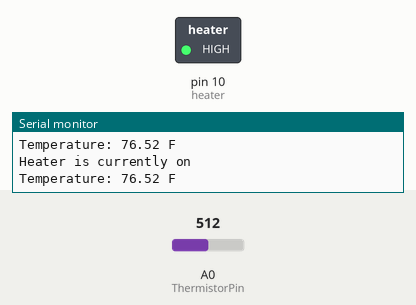
Simulated run of this sketch. Board: Arduino Uno, built with avr-gcc and run on an emulated ATmega328P. On the bench: switched loads named in the sketch (green lamp = pin HIGH), the last lines printed to the serial monitor. Inputs (shaded band) come from the test bench; at power-on: A0 (ThermistorPin) = 512.

Above: at 4.8 s.
4.9 s: A0 (ThermistorPin) set to 677
11.3 s: A0 (ThermistorPin) set to 701
At 13.0 s:
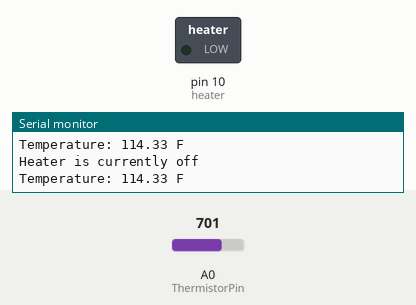
14.3 s: A0 (ThermistorPin) set to 511
At 17.0 s:
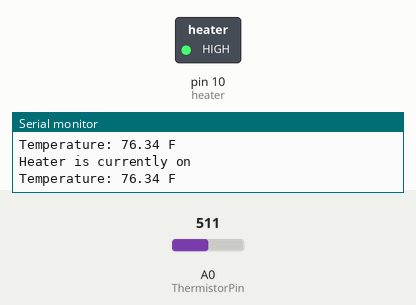
Timing chart, 0 to 18.5 s (numbered marks = the images above; inputs shaded):
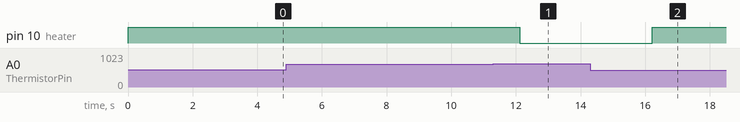

Measured:
- the behaviour switches between 690 and 691 on A0 (ThermistorPin) (found by bisection; images 0 and 1)
- after the input at 11.3 s, pin 10 (heater): HIGH → LOW after 0.82 s
- after the input at 14.3 s, pin 10 (heater): LOW → HIGH after 1.9 s

The sketch:

thermal__pin_relay.ino
```cpp
//defines heater to a PWM pin
#define heater         10

//Sets on/off values
boolean on = 1;
boolean off = 0;

//defines thermistor pin and math varables to calculate temperture
int ThermistorPin = 0;
int Vo;
float R1 = 10000;
float logR2, R2, T;
float c1 = 1.009249522e-03, c2 = 2.378405444e-04, c3 = 2.019202697e-07;

//creates timer value
long previousMillis = 0;        // will store last time heater was updated
long timer = 2000;           // interval at which to be on for

void setup() {
//turns on communication debugging
Serial.begin(9600);

//sets the heater pin to be output
pinMode(heater, OUTPUT);

}

void loop() {


//starts timing here
unsigned long currentMillis = millis();

 if(currentMillis - previousMillis > timer) {

  //resets the timer
  previousMillis = currentMillis;

  //Reads the thermistor and calculates to find temperature in F
  Vo = analogRead(ThermistorPin);
  R2 = R1 * (1023.0 / (float)Vo - 1.0);
  logR2 = log(R2);
  T = (1.0 / (c1 + c2*logR2 + c3*logR2*logR2*logR2));
  T = T - 273.15;
  T = (T * 9.0)/ 5.0 + 32.0;
 }
  //Prints the temperature to console
  Serial.print("Temperature: ");
  Serial.print(T);
  Serial.println(" F");

  if (T <= 110)
  {
    Serial.println("Heater is currently on");
    //turns the heater on
    digitalWrite(heater, on);
  }
  else if(T >= 112){
    Serial.println("Heater is currently off");
    digitalWrite(heater, off);
  }

}
```
